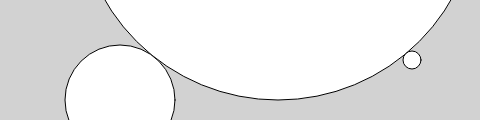
Frame 1 (no input)
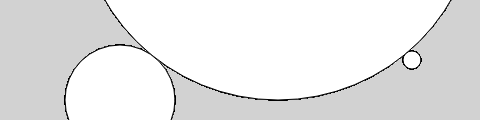
Frame 60 (no input)
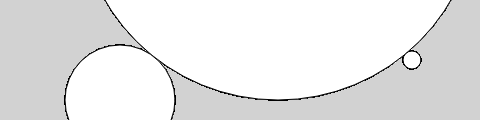
Frame 120 (the mouse pressed at the canvas centre since frame 60)

The p5.js sketch that drew these frames (run headless with seeded random() and noise() and a simulated clock; from frame 60 on, the mouse is pressed at the canvas centre):

// p5.js sketch
// ── sketch.js
function setup() {
	createCanvas(480, 120);
	background(210); //light gray background to make it visible in this example
}

function draw() {
	ellipse(278, -100, 400, 400);
	ellipse(120, 100, 110, 110);
	ellipse(412, 60, 18, 18);
	}
